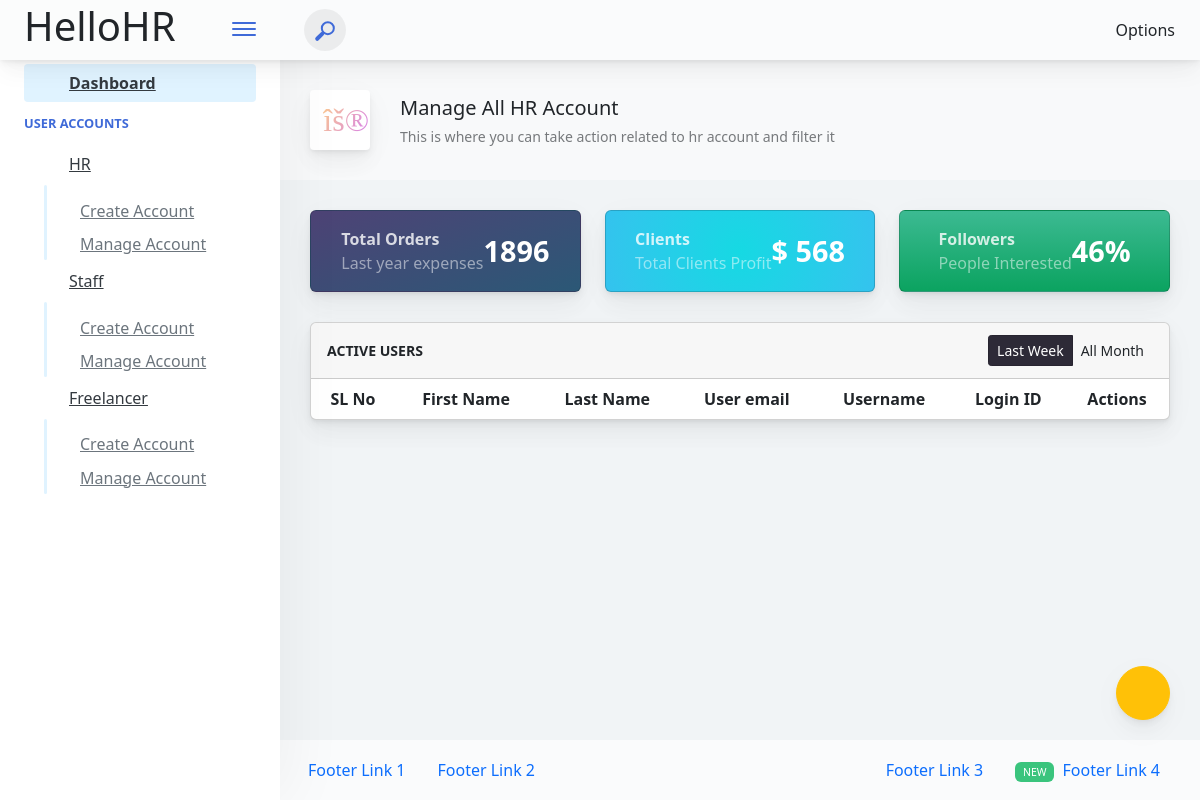
/hellohr/admin/manage/companyHR (signed in), run on an earlier commit of the app's database.
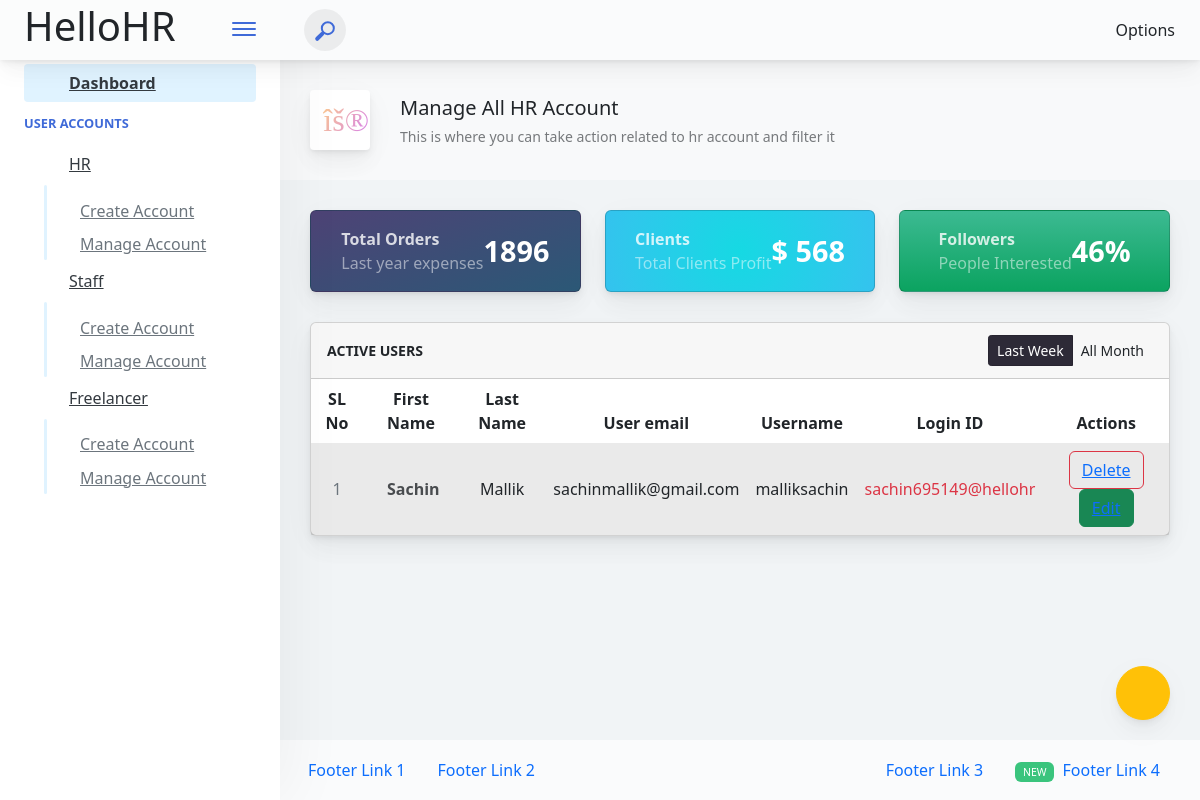
And on a later commit of the database.
### adminPanel/models.py (models this page shows)
class CompanyHR(models.Model):
    GENDER = (
        ('M', 'M'), # Male
        ('F', 'F'), # Female
        ('O', 'O'), # Other
    )
    id = models.AutoField(primary_key=True)
    admin = models.OneToOneField(CustomUser, on_delete=models.CASCADE)
    hr_email = models.CharField(max_length=30)
    mobile_no = models.CharField(max_length=10)
    gender = models.CharField(max_length=1, null=True, choices=GENDER)
    profile_pic = models.FileField(default='avatar.png', upload_to='companyHR/')
    address = models.TextField()
    password = models.CharField(max_length=15)
    isDelete = models.BooleanField(default=False)
    birth_date = models.DateTimeField(null=True, blank=True)
    created_at = models.DateTimeField(auto_now_add=True)
    updated_at = models.DateTimeField(auto_now_add=True)
    objects = models.Manager()

class CustomUser(AbstractUser):
    user_type_data = ((1,'Admin'),(2,'CompanyHR'), (3,'Staff'), (4, 'Freelancer'))
    create_type_data = ((1, 'OWN'),(2, 'Admin'))
    user_type = models.CharField(default=1, choices=user_type_data, max_length=10)
    create_type = models.CharField(default=1, choices=create_type_data, max_length=10)
    isDelete = models.BooleanField(default=False)

### adminPanel/adminViews.py (the view)
# urls.py: path('admin/manage/companyHR', adminViews.manage_company_hr, name='manage-compay-hr'),
@login_required(login_url="login")
@cache_control(no_cache=True, must_revalidate=True, no_store=True)
def manage_company_hr(request):
    company_hr = CompanyHR.objects.filter(isDelete=False)
    context = {
        'companyhrs': company_hr,
    }
    return render(request, 'admin-panel/companyHR/manage-companyhr.html', context)

### adminPanel/LoginCheckMiddleWare.py (called while the page is built, shortened)
    def process_view(self,request,view_func,view_args,view_kwargs):
        modulename=view_func.__module__
        user=request.user
        if user.is_authenticated:
            if user.user_type == "1":
                if modulename == "adminPanel.adminViews":
                    pass
                elif modulename == "adminPanel.views":
                    pass
                else:
                    return HttpResponseRedirect(reverse('admin-dashboard'))
            else:
                return HttpResponseRedirect(reverse('login'))

### templates/admin-panel/companyHR/manage-companyhr.html (shortened to what this page needs)
{% extends 'admin-panel/index.html' %}
{% load static %}
{% block content %}
<div class="app-main__inner">
    <div class="app-page-title">
        <div class="page-title-wrapper">
            <div class="page-title-heading">
                <div class="page-title-icon">
                    <i class="pe-7s-car icon-gradient bg-mean-fruit">
                    </i>
                </div>
                <div>Manage All HR Account
                    <div class="page-title-subheading">This is where you can take action related to hr account and filter it
                    </div>
                </div>
            </div>
        </div>
    </div>
    <div class="row">
        <div class="col-md-6 col-xl-4">
            <div class="card mb-3 widget-content bg-midnight-bloom">
                <div class="widget-content-wrapper text-white">
                    <div class="widget-content-left">
                        <div class="widget-heading">Total Orders</div>
                        <div class="widget-subheading">Last year expenses</div>
                    </div>
                    <div class="widget-content-right">
                        <div class="widget-numbers text-white"><span>1896</span></div>
                    </div>
                </div>
            </div>
        </div>
        <div class="col-md-6 col-xl-4">
            <div class="card mb-3 widget-content bg-arielle-smile">
                <div class="widget-content-wrapper text-white">
                    <div class="widget-content-left">
                        <div class="widget-heading">Clients</div>
                        <div class="widget-subheading">Total Clients Profit</div>
                    </div>
                    <div class="widget-content-right">
                        <div class="widget-numbers text-white"><span>$ 568</span></div>
                    </div>
                </div>
            </div>
        </div>
        <div class="col-md-6 col-xl-4">
            <div class="card mb-3 widget-content bg-grow-early">
                <div class="widget-content-wrapper text-white">
                    <div class="widget-content-left">
                        <div class="widget-heading">Followers</div>
                        <div class="widget-subheading">People Interested</div>
                    </div>
                    <div class="widget-content-right">
                        <div class="widget-numbers text-white"><span>46%</span></div>
                    </div>
                </div>
            </div>
        </div>
    </div>
    <div class="row">
        <div class="col-md-12">
            <div class="main-card mb-3 card">
                <div class="card-header">Active Users
                    <div class="btn-actions-pane-right">
                        <div role="group" class="btn-group-sm btn-group">
                            <button class="active btn btn-focus">Last Week</button>
                            <button class="btn btn-focus">All Month</button>
                        </div>
                    </div>
                </div>
                <div class="table-responsive">
                    <table class="align-middle mb-0 table table-borderless table-striped table-hover">
                        <thead>
                            <tr>
                                <th class="text-center">SL No</th>
                                <th class="text-center">First Name</th>
                                <th class="text-center">Last Name</th>
                                <th class="text-center">User email</th>
                                <th class="text-center">Username</th>
                                <th class="text-center">Login ID</th>
                                <th class="text-center">Actions</th>
                            </tr>
                        </thead>
                        <tbody>
                            {% for hr in companyhrs %}
                            <tr>
                                <td class="text-center text-muted">{{ forloop.counter }}</td>
                                <td>
                                    <div class="widget-content p-0">
                                        <div class="widget-content-wrapper">
                                            <div class="widget-content-left flex2">
                                                <div class="widget-heading">{{ hr.admin.first_name }}</div>
                                            </div>
                                        </div>
                                    </div>
                                </td>
                                <td class="text-center">{{ hr.admin.last_name }}</td>
                                <td class="text-center">
                                    {{ hr.hr_email }}
                                </td>
                                <td class="text-center">{{ hr.admin.username }}</td>
                                <td class="text-center text-danger">{{ hr.admin.email }}</td>
                                <td class="text-center">
                                    <div class="d-block text-center">
                                        <button class="btn-icon btn-icon-only btn btn-outline-danger"><a href="{% url 'adminPanel:delete-company-hr' hr.admin.id %}">Delete</a></button>
                                        <button class="btn-wide btn btn-success"><a href="{% url 'adminPanel:update-company-hr' hr.admin.id %}">Edit</a></button>
                                    </div>
                                </td>
                            </tr>
                            {% endfor %}
                        </tbody>
                    </table>
                </div>
            </div>
        </div>
    </div>
</div>
{% endblock %}

### templates/admin-panel/index.html (shortened to what this page needs)
{% load static %}
<!doctype html>
<html lang="en">
<head>
    <link rel="stylesheet" href="{% static './css/admin/main.css' %}">
    <link rel="stylesheet" href="{% static './css/admin/bootstrap.min.css' %}">
</head>
<body>
    <div class="app-container app-theme-white body-tabs-shadow fixed-sidebar fixed-header">
        <div class="app-header header-shadow">
            {% include 'admin-panel/inc/navbar.html' %}
        </div>
        {% include 'admin-panel/inc/theme.html' %}
        <div class="app-main">
            <div class="app-sidebar sidebar-shadow">
                <div class="scrollbar-sidebar">
                    {% include 'admin-panel/inc/sidebar.html' %}
                </div>
            </div>
            <div class="app-main__outer">
                {% block content %}
                {% endblock %}
                <div class="app-wrapper-footer">
                    {% include 'admin-panel/inc/footer.html' %}
                </div>
            </div>
        </div>
    </div>
</body>
</html>

### templates/admin-panel/inc/navbar.html (shortened to what this page needs)
{% load static %}
<div class="app-header__logo">
    <div class=""><h1>HelloHR</h1></div>
    <div class="header__pane ml-auto">
        <div>
            <button type="button" class="hamburger close-sidebar-btn hamburger--elastic" data-class="closed-sidebar">
                <span class="hamburger-box">
                    <span class="hamburger-inner"></span>
                </span>
            </button>
        </div>
    </div>
</div>
<div class="app-header__content">
    <div class="app-header-left">
        <div class="search-wrapper">
            <div class="input-holder">
                <button class="search-icon"><span></span></button>
            </div>
        </div>
    </div>
    <div class="app-header-right">
        <div class="header-btn-lg pr-0">
            <div class="widget-content p-0">
                <div class="widget-content-wrapper">
                    <div class="widget-content-left">
                        <div class="btn-group">
                            <a data-toggle="dropdown" aria-haspopup="true" aria-expanded="false" class="p-0 btn">
                                <i class="fa fa-angle-down ml-2 opacity-8"></i>Options
                            </a>
                        </div>
                    </div>
                </div>
            </div>
        </div>
    </div>
</div>

### templates/admin-panel/inc/theme.html (shortened to what this page needs)
{% load static %}
<div class="ui-theme-settings">
    <button type="button" id="TooltipDemo" class="btn-open-options btn btn-warning">
        <i class="fa fa-cog fa-w-16 fa-spin fa-2x"></i>
    </button>
</div>

### templates/admin-panel/inc/sidebar.html
{% load static %}
<div class="app-sidebar__inner">
    <ul class="vertical-nav-menu">
        <li>
            <a href="{% url 'adminPanel:admin-dashboard' %}" class="mm-active">
                Dashboard
            </a>
        </li>
        <li class="app-sidebar__heading">
            User Accounts
        </li>
        <li>
            <a href="#">
                HR
            </a>
            <ul>
                <li>
                    <a href="{% url 'adminPanel:add-company-hr' %}">
                        Create Account
                    </a>
                </li>
                <li>
                    <a href="{% url 'adminPanel:manage-compay-hr' %}">
                        Manage Account
                    </a>
                </li>
            </ul>
        </li>
        <li>
            <a href="#">
                Staff
            </a>
            <ul>
                <li>
                    <a href="{% url 'adminPanel:add-staff' %}">
                        Create Account
                    </a>
                </li>
                <li>
                    <a href="{% url 'adminPanel:manage-staff' %}">
                       Manage Account
                    </a>
                </li>
            </ul>
        </li>
        <li>
            <a href="#">
                Freelancer
            </a>
            <ul>
                <li>
                    <a href="{% url 'adminPanel:add-freelancer' %}">
                        Create Account
                    </a>
                </li>
                <li>
                    <a href="{% url 'adminPanel:manage-freelancer' %}">
                        Manage Account
                    </a>
                </li>
            </ul>
        </li>
    </ul>
</div>

### templates/admin-panel/inc/footer.html
{% load static %}
<div class="app-footer">
    <div class="app-footer__inner">
        <div class="app-footer-left">
            <ul class="nav">
                <li class="nav-item">
                    <a href="javascript:void(0);" class="nav-link">
                        Footer Link 1
                    </a>
                </li>
                <li class="nav-item">
                    <a href="javascript:void(0);" class="nav-link">
                        Footer Link 2
                    </a>
                </li>
            </ul>
        </div>
        <div class="app-footer-right">
            <ul class="nav">
                <li class="nav-item">
                    <a href="javascript:void(0);" class="nav-link">
                        Footer Link 3
                    </a>
                </li>
                <li class="nav-item">
                    <a href="javascript:void(0);" class="nav-link">
                        <div class="badge badge-success mr-1 ml-0">
                            <small>NEW</small>
                        </div>
                        Footer Link 4
                    </a>
                </li>
            </ul>
        </div>
    </div>
</div>

What changed in the data, as far as the page shows it:
added CompanyHR: admin.first_name "Sachin", admin.last_name "Mallik", hr_email "sachinmallik@gmail.com", admin.username "malliksachin", admin.email "sachin695149@hellohr"
